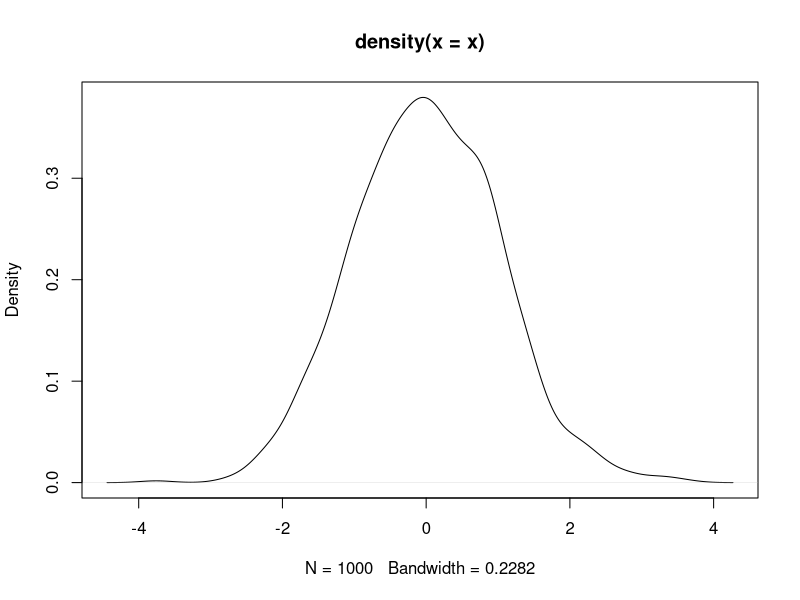

Recreate this plot in R.
## ---- chunk 1
x <- rnorm(1000)
head(x)
## ---- chunk 2
plot(density(x))
